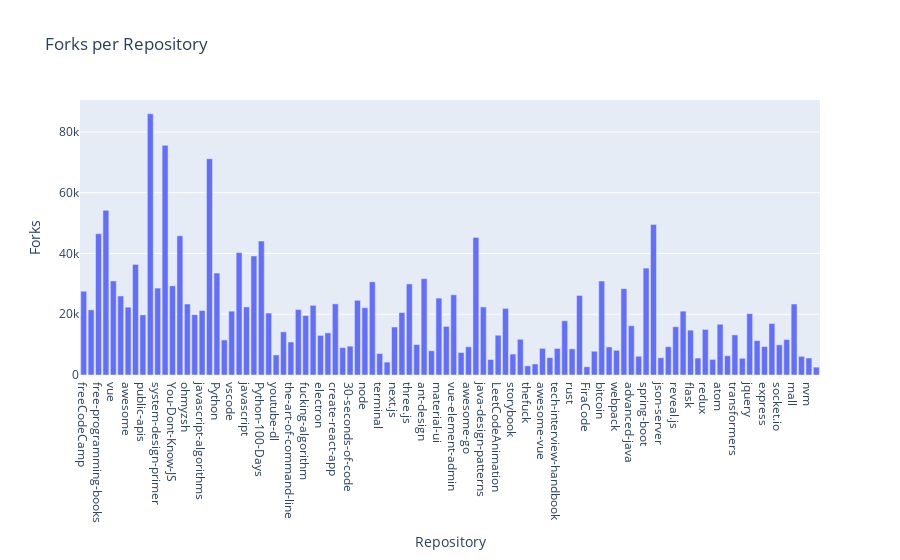

The notebook cell this image was saved under:
### Code cell
#bar graph with lists: name_list, forkcount_list
fig = px.bar(x=name_list, y=forkcount_list, labels={'x':'Repository', 'y':'Forks'}, title='Forks per Repository')
fig.show()

### Figure 1 — Plotly figure (JSON) as saved in the notebook; plotly's stock layout.template omitted (floating-point values rounded to 4 significant figures)
{"data": [{"alignmentgroup": "True", "hovertemplate": "Repository=%{x}<br>Forks=%{y}<extra></extra>", "legendgroup": "", "marker": {"color": "#636efa", "pattern": {"shape": ""}}, "name": "", "offsetgroup": "", "orientation": "v", "showlegend": false, "textposition": "auto", "type": "bar", "x": ["freeCodeCamp", "996.ICU", "free-programming-books", "coding-interview-university", "vue", "developer-roadmap", "awesome", "react", "public-apis", "tensorflow", "system-design-primer", "bootstrap", "You-Dont-Know-JS", "CS-Notes", "ohmyzsh", "flutter", "javascript-algorithms", "gitignore", "Python", "build-your-own-x", "vscode", "linux", "javascript", "JavaGuide", "Python-100-Days", "awesome-python", "youtube-dl", "computer-science", "the-art-of-command-line", "react-native", "fucking-algorithm", "d3", "electron", "go", "create-react-app", "axios", "30-seconds-of-code", "free-programming-books-zh_CN", "node", "kubernetes", "terminal", "deno", "next.js", "angular", "three.js", "TypeScript", "ant-design", "puppeteer", "material-ui", "animate.css", "vue-element-admin", "nodebestpractices", "awesome-go", "models", "java-design-patterns", "awesome-selfhosted", "LeetCodeAnimation", "laravel", "storybook", "Font-Awesome", "thefuck", "PowerToys", "awesome-vue", "realworld", "tech-interview-handbook", "moby", "rust", "django", "FiraCode", "clean-code-javascript", "bitcoin", "project-based-learning", "webpack", "angular.js", "advanced-java", "scrcpy", "spring-boot", "opencv", "json-server", "swift", "reveal.js", "elasticsearch", "flask", "Front-End-Checklist", "redux", "netdata", "atom", "hugo", "transformers", "the-book-of-secret-knowledge", "jquery", "Chart.js", "express", "architect-awesome", "socket.io", "interviews", "mall", "gin", "nvm", "svelte"], "xaxis": "x", "y": [27564, 21432, 46484, 54188, 30954, 25998, 22324, 36412, 19812, 85990, 28609, 75588, 29344, 45800, 23363, 19873, 21227, 71168, 33564, 11534, 21014, 40289, 22404, 39178, 44067, 20388, 6600, 14214, 10854, 21546, 19574, 22921, 13036, 13882, 23415, 9026, 9500, 24586, 22131, 30667, 7066, 4241, 15796, 20573, 29974, 10033, 31719, 7971, 25308, 15993, 26394, 7406, 9302, 45290, 22402, 5101, 13084, 21923, 6890, 11764, 3011, 3629, 8757, 5729, 8735, 17856, 8609, 26187, 2714, 7818, 30935, 9235, 8138, 28410, 16221, 6174, 35185, 49569, 5666, 9337, 15882, 21016, 14751, 5581, 15001, 5134, 16711, 6342, 13191, 5502, 20195, 11320, 9369, 16944, 9935, 11666, 23370, 6146, 5587, 2584], "yaxis": "y"}], "layout": {"barmode": "relative", "legend": {"tracegroupgap": 0}, "title": {"text": "Forks per Repository"}, "xaxis": {"anchor": "y", "domain": [0, 1], "title": {"text": "Repository"}}, "yaxis": {"anchor": "x", "domain": [0, 1], "title": {"text": "Forks"}}}}
